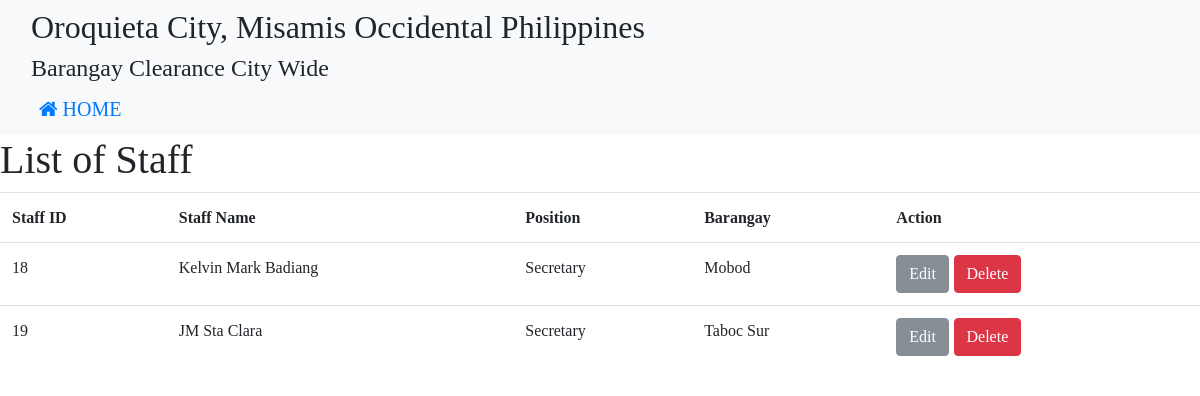
The page /staff_index.php on the database its author committed.
### tables this page shows
CREATE TABLE IF NOT EXISTS `staff` (
`staff_id` int(11) NOT NULL,
  `first_name` varchar(30) NOT NULL,
  `middle_name` varchar(30) NOT NULL,
  `last_name` varchar(30) NOT NULL,
  `username` varchar(30) NOT NULL,
  `password2` varchar(30) NOT NULL,
  `position` varchar(30) NOT NULL,
  `barangay_id` int(11) NOT NULL
);

CREATE TABLE IF NOT EXISTS `barangay` (
  `barangay_id` int(11) NOT NULL,
  `barangay_name` varchar(30) NOT NULL
);

### staff_index.php (the view, shortened to what this page needs)
<!DOCTYPE html>
<html>
<head>
	<link rel = "stylesheet" href = "bootstrap/css/bootstrap.min.css">
	<link rel = "stylesheet" href = "font-awesome-4.7.0/font-awesome-4.7.0/css/font-awesome.min.css">
</head>
<body>
	<nav class="navbar navbar-expand-lg  bg-light">
		    <ul class="navbar-nav mr-auto">
<div id="main">
	<?php require_once 'staff.php';?>
	<div class="container">
	<?php
		$result = $mysqli->query("SELECT staff.staff_id, staff.first_name, staff.middle_name, staff.last_name, staff.position as staff, barangay.barangay_id, barangay.barangay_name as barangay
FROM barangay, staff
WHERE staff.barangay_id = barangay.barangay_id") or die($mysqli->error);
		?>
			<h2><a style="margin:center; font-family:Bodoni MT">Oroquieta City, Misamis Occidental Philippines</a></h2>
			<h4><a style="margin:center; font-family:Bodoni MT">Barangay Clearance City Wide</a></h4>
							  <li class="nav-item active">
		        <a class="nav-link fa fa-home" href="admin_home.php" style="font-size:20px"> HOME<span class="sr-only">(current)</span></a>
		      </li>
		</nav>
		<table class="table">
			<h1><a style="margin:center; font-family:Bodoni MT">List of Staff</a></h1>
				  <tr>
				<th scope="col"><a style="margin:center; font-family:Bodoni MT">Staff ID</th></a>
				<th scope="col"><a style="margin:center; font-family:Bodoni MT">Staff Name</th></a>
				<th scope="col"><a style="margin:center; font-family:Bodoni MT">Position</th></a>
				<th scope="col"><a style="margin:center; font-family:Bodoni MT">Barangay</th></a>
				<th scope="col"><a style="margin:center; font-family:Bodoni MT">Action</th></a>
				</tr>
				<?php
					while($row=$result->fetch_assoc()):?>
						<tr>
							<td><a style="margin:center; font-family:Bodoni MT"><?php echo $row['staff_id']?></td></a>
							<td><a style="margin:center; font-family:Bodoni MT"><?php echo $row['first_name']?> <?php echo $row['middle_name']?> <?php echo $row['last_name']?></td></a>
							<td><a style="margin:center; font-family:Bodoni MT"><?php echo $row['staff']?></td></a>
							<td><a style="margin:center; font-family:Bodoni MT"><?php echo $row['barangay']?></td></a>
							<td>
								<a href="edit_staff.php?edit=<?php echo $row['staff_id'];?>"
									 class="btn btn-secondary" "a style=font-family:Bodoni MT">Edit</a>
								<a href="staff.php?delete=<?php echo $row['staff_id'];?>" onclick="return confirm('Are you sure do you want to delete?'); "
									class="btn btn-danger" "a style=font-family:Bodoni MT">Delete</a>
							</td>
						</tr>
						<?php endwhile;?>
			</table>
</body>
</html>

### staff_index.php (style rules this page uses)
body { background: url(bg.png); background-size: cover; }

### rows shown on the page
staff: staff_id "18", first_name "Kelvin", middle_name "Mark", last_name "Badiang", position "Secretary", barangay.barangay_name "Mobod"
staff: staff_id "19", first_name "JM", middle_name "Sta", last_name "Clara", position "Secretary", barangay.barangay_name "Taboc Sur"
